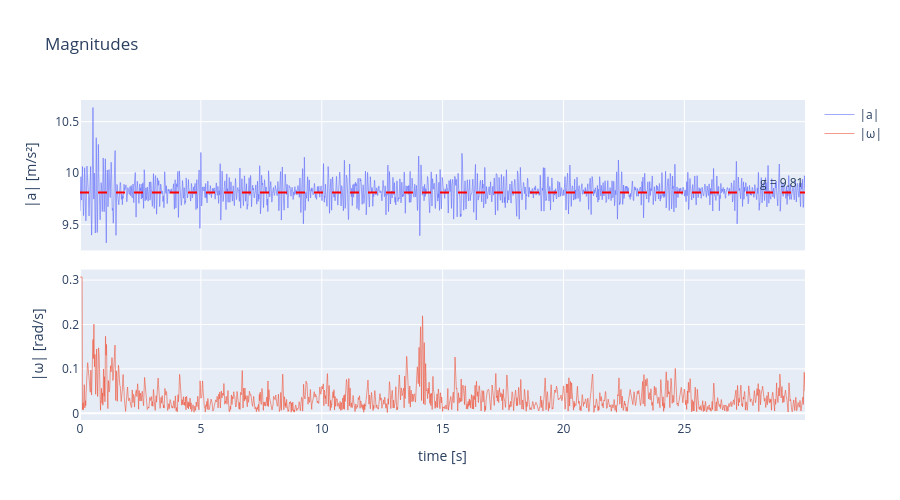

Notebook cell for this chart:
### Markdown cell above
## 3. Accelerometer magnitude vs. gravity
When the phone is not accelerating, |a| must be ≈ 9.81 m/s², no matter how it is oriented.
Deviations at rest = calibration error (offset/scale).

### Code cell
# Total length of the vectors, independent of how the phone is oriented.
# |a| should stay at g (red line) when the phone is at rest, |ω| near 0.
acc_mag = np.linalg.norm(acc, axis=1)
gyr_mag = np.linalg.norm(gyr, axis=1)

fig = make_subplots(rows=2, cols=1, shared_xaxes=True, vertical_spacing=0.06)
fig.add_trace(go.Scatter(x=t, y=acc_mag, name="|a|"), row=1, col=1)
fig.add_hline(y=G, line_dash="dash", line_color="red", annotation_text="g = 9.81", row=1, col=1)
fig.add_trace(go.Scatter(x=t, y=gyr_mag, name="|ω|"), row=2, col=1)

fig.update_yaxes(title_text="|a| [m/s²]", row=1, col=1)
fig.update_yaxes(title_text="|ω| [rad/s]", row=2, col=1)
fig.update_xaxes(title_text="time [s]", row=2, col=1)
fig.update_layout(height=500, hovermode="x unified", title="Magnitudes")
fig.show()

### Figure 1 — Plotly figure (JSON) as saved in the notebook; plotly's stock layout.template omitted (floating-point values rounded to 4 significant figures; data arrays with more than 128 entries replaced by an {"elided": "..."} marker saying what was removed)
{"data": [{"name": "|a|", "type": "scatter", "x": {"elided": "3750 float values"}, "xaxis": "x", "y": {"elided": "3750 float values"}, "yaxis": "y"}, {"name": "|ω|", "type": "scatter", "x": {"elided": "3750 float values"}, "xaxis": "x2", "y": {"elided": "3750 float values"}, "yaxis": "y2"}], "layout": {"annotations": [{"showarrow": false, "text": "g = 9.81", "x": 1, "xanchor": "right", "xref": "x domain", "y": 9.81, "yanchor": "bottom", "yref": "y"}], "height": 500, "hovermode": "x unified", "shapes": [{"line": {"color": "red", "dash": "dash"}, "type": "line", "x0": 0, "x1": 1, "xref": "x domain", "y0": 9.81, "y1": 9.81, "yref": "y"}], "title": {"text": "Magnitudes"}, "xaxis": {"anchor": "y", "domain": [0, 1], "matches": "x2", "showticklabels": false}, "xaxis2": {"anchor": "y2", "domain": [0, 1], "title": {"text": "time [s]"}}, "yaxis": {"anchor": "x", "domain": [0.53, 1], "title": {"text": "|a| [m/s²]"}}, "yaxis2": {"anchor": "x2", "domain": [0, 0.47], "title": {"text": "|ω| [rad/s]"}}}}
